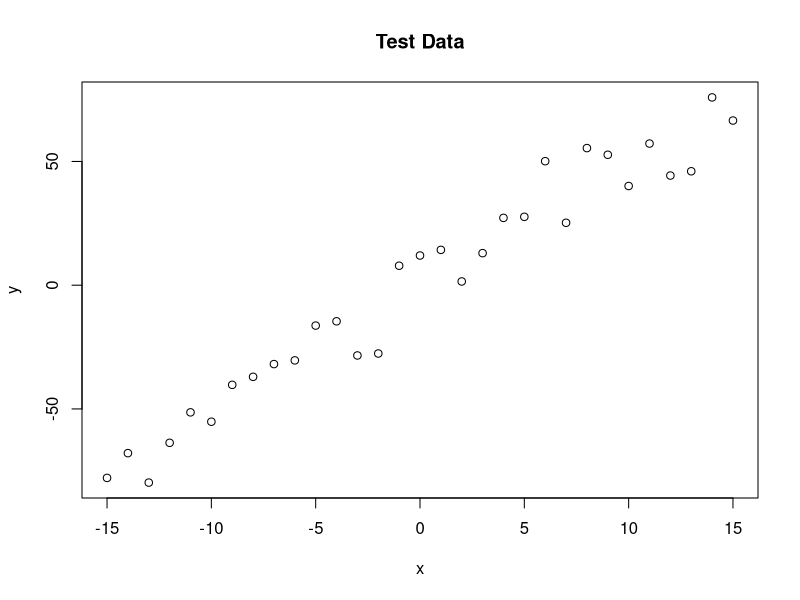
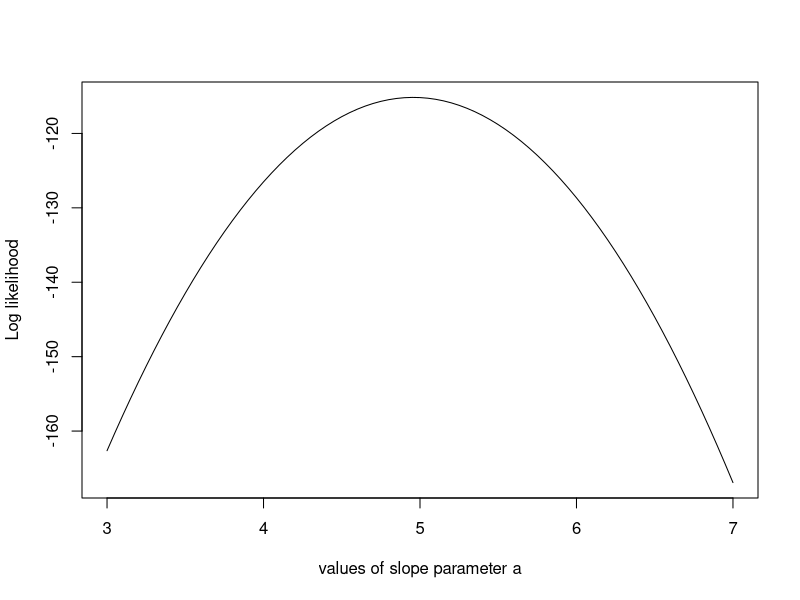
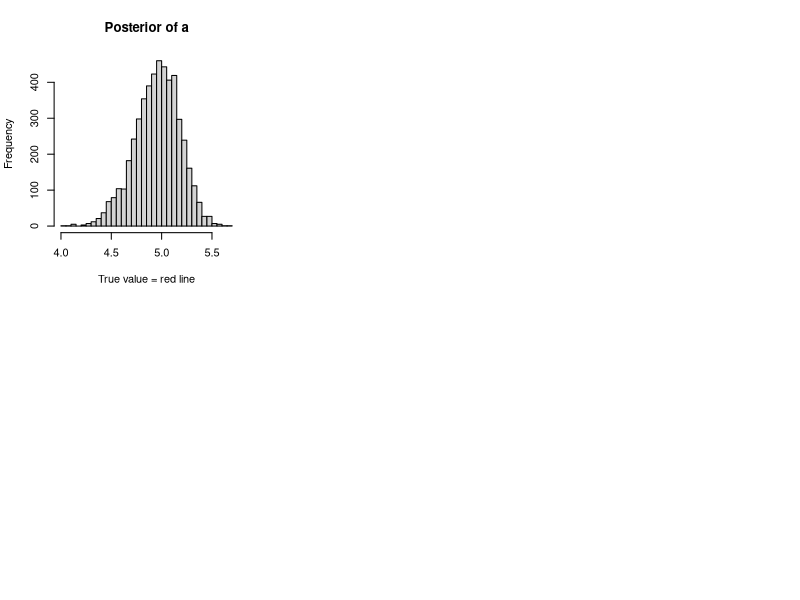

Source code (R) for these figures, in order: (Note: this script raises an error after producing the figures.)
trueA <- 5
trueB <- 0
trueSd <- 10
sampleSize <- 31

# create independent x-values 
x <- (-(sampleSize-1)/2):((sampleSize-1)/2)
# create dependent values according to ax + b + N(0,sd)
y <-  trueA * x + trueB + rnorm(n=sampleSize,mean=0,sd=trueSd)

plot(x,y, main="Test Data")

likelihood <- function(param){
  a = param[1]
  b = param[2]
  sd = param[3]
  
  pred = a*x + b
  singlelikelihoods = dnorm(y, mean = pred, sd = sd, log = T)
  sumll = sum(singlelikelihoods)
  return(sumll)   
}

# Example: plot the likelihood profile of the slope a
slopevalues <- function(x){return(likelihood(c(x, trueB, trueSd)))}
slopelikelihoods <- lapply(seq(3, 7, by=.05), slopevalues )
plot (seq(3, 7, by=.05), slopelikelihoods , type="l", xlab = "values of slope parameter a", ylab = "Log likelihood")

# Prior distribution
prior <- function(param){
  a = param[1]
  b = param[2]
  sd = param[3]
  aprior = dunif(a, min=0, max=10, log = T)
  bprior = dnorm(b, sd = 5, log = T)
  sdprior = dunif(sd, min=0, max=30, log = T)
  return(aprior+bprior+sdprior)
}

posterior <- function(param){
  return (likelihood(param) + prior(param))
}

######## Metropolis algorithm ################

proposalfunction <- function(param){
  return(rnorm(3,mean = param, sd= c(0.1,0.5,0.3)))
}

run_metropolis_MCMC <- function(startvalue, iterations){
  chain = array(dim = c(iterations+1,3))
  chain[1,] = startvalue
  for (i in 1:iterations){
    proposal = proposalfunction(chain[i,])
    
    probab = exp(posterior(proposal) - posterior(chain[i,]))
    if (runif(1) < probab){
      chain[i+1,] = proposal
    }else{
      chain[i+1,] = chain[i,]
    }
  }
  return(chain)
}

startvalue = c(4,0,10)
chain = run_metropolis_MCMC(startvalue, 10000)

burnIn = 5000
acceptance = 1-mean(duplicated(chain[-(1:burnIn),]))

### Summary: #######################

par(mfrow = c(2,3))
hist(chain[-(1:burnIn),1],nclass=30, , main="Posterior of a", xlab="True value = red line" )
abline(v = mean(chain[-(1:burnIn),1]), col = "green?")
abline(v = trueA, col="red" )
hist(chain[-(1:burnIn),2],nclass=30, main="Posterior of b", xlab="True value = red line")
abline(v = mean(chain[-(1:burnIn),2]))
abline(v = trueB, col="red" )
hist(chain[-(1:burnIn),3],nclass=30, main="Posterior of sd", xlab="True value = red line")
abline(v = mean(chain[-(1:burnIn),3]) )
abline(v = trueSd, col="red" )
plot(chain[-(1:burnIn),1], type = "l", xlab="True value = red line" , main = "Chain values of a", )
abline(h = trueA, col="red" )
plot(chain[-(1:burnIn),2], type = "l", xlab="True value = red line" , main = "Chain values of b", )
abline(h = trueB, col="red" )
plot(chain[-(1:burnIn),3], type = "l", xlab="True value = red line" , main = "Chain values of sd", )
abline(h = trueSd, col="red" )

# for comparison:
summary(lm(y~x))